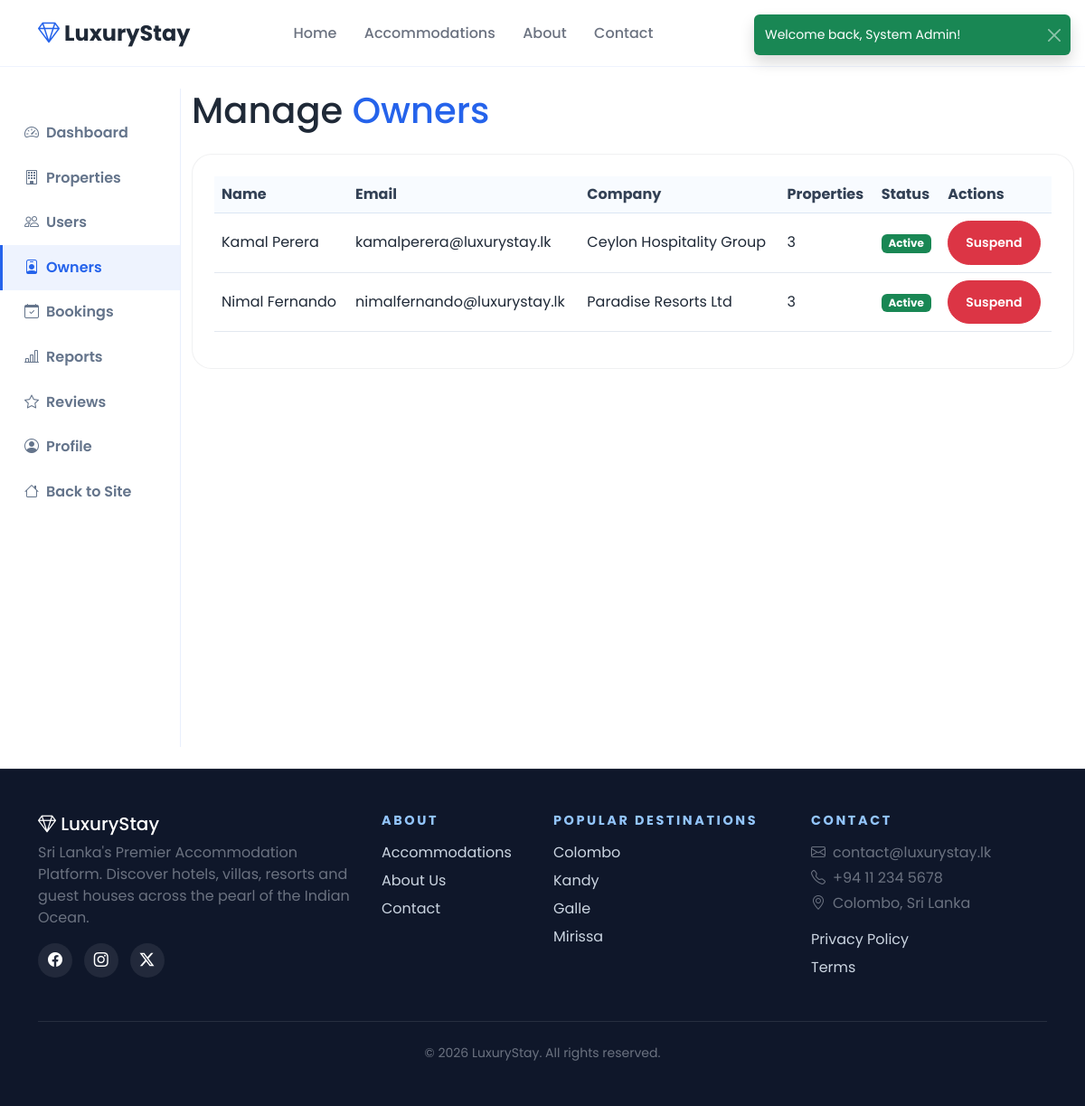
Screenshot of /admin/owners.php (signed in) with the database file from the repository.
### tables this page shows
CREATE TABLE owners (
    id INT AUTO_INCREMENT PRIMARY KEY,
    name VARCHAR(100) NOT NULL,
    email VARCHAR(150) NOT NULL UNIQUE,
    phone VARCHAR(20),
    address VARCHAR(255) NULL,
    profile_image VARCHAR(255) NULL,
    password VARCHAR(255) NOT NULL,
    company_name VARCHAR(150),
    status ENUM('active','suspended','pending') DEFAULT 'pending',
    created_at TIMESTAMP DEFAULT CURRENT_TIMESTAMP
);

### includes/functions.php (called while the page is built, shortened)
<?php
function e(?string $str): string
{
    return htmlspecialchars($str ?? '', ENT_QUOTES, 'UTF-8');
}

### admin/owners.php (the view, shortened to what this page needs)
<?php
$db = getDB();
$owners = $db->query("SELECT o.*, (SELECT COUNT(*) FROM properties WHERE owner_id = o.id) as prop_count FROM owners o ORDER BY o.created_at DESC")->fetchAll();
require_once __DIR__ . '/../includes/header.php';
?>
<div class="container-fluid py-4">
    <div class="row">
        <?php require_once __DIR__ . '/../includes/dashboard-sidebar.php'; ?>
        <div class="col-lg-10">
            <h1 class="mb-4">Manage <span class="text-gold">Owners</span></h1>
            <div class="luxury-card p-4 table-responsive">
                <table class="table table-dark">
                    <thead><tr><th>Name</th><th>Email</th><th>Company</th><th>Properties</th><th>Status</th><th>Actions</th></tr></thead>
                    <tbody>
                        <?php foreach ($owners as $o): ?>
                        <tr>
                            <td><?= e($o['name']) ?></td>
                            <td><?= e($o['email']) ?></td>
                            <td><?= e($o['company_name']) ?></td>
                            <td><?= $o['prop_count'] ?></td>
                            <td><span class="badge bg-<?= $o['status']==='active'?'success':($o['status']==='pending'?'warning':'danger') ?>"><?= ucfirst($o['status']) ?></span></td>
                            <td>
                                <?php if ($o['status'] === 'active'): ?>
                                <form method="POST" class="d-inline"><button name="status" value="suspended" class="btn btn-sm btn-danger">Suspend</button></form>
                                <?php endif; ?>
                            </td>
                        </tr>
                        <?php endforeach; ?>
                    </tbody>
                </table>
            </div>
        </div>
    </div>
</div>
<?php require_once __DIR__ . '/../includes/footer.php'; ?>

### assets/css/style.css (style rules this page uses)
:root { --primary: #2563EB; --primary-dark: #1D4ED8; --primary-soft: #EFF6FF; --sky-soft: #E0F2FE; --surface: #F8FAFC; --text: #1F2937; --muted: #6B7280; --border: rgba(37, 99, 235, 0.14); --shadow: 0 18px 45px rgba(15, 23, 42, 0.12); --soft-shadow: 0 14px 34px rgba(15, 23, 42, 0.08); --dark-surface: #F8FAFC; --radius: 22px; }
* { box-sizing: border-box; }
html { scroll-behavior: smooth; }
body { font-family: 'Poppins', sans-serif; background: #ffffff !important; color: var(--text) !important; cursor: default; min-height: 100vh; display: flex; flex-direction: column; }
h1, h2, h3, h4, h5, .luxury-brand, .hero-title, .section-title { font-family: 'Poppins', sans-serif; }
.text-gold { color: var(--primary) !important; }
.btn { border-radius: 999px; padding: 0.8rem 1.2rem; font-weight: 600; transition: transform 0.25s ease, box-shadow 0.25s ease, background 0.25s ease; }
.luxury-card { background: #ffffff; border: 1px solid rgba(15, 23, 42, 0.06); border-radius: var(--radius); overflow: hidden; transition: transform 0.3s ease, box-shadow 0.3s ease; }
.table.table-dark, .table-dark { --bs-table-color: var(--text); --bs-table-bg: #ffffff; --bs-table-border-color: #e2e8f0; --bs-table-striped-bg: #f8fbff; --bs-table-striped-color: var(--text); --bs-table-hover-bg: #eff6ff; --bs-table-hover-color: var(--text); color: var(--text); border-color: #e2e8f0; }
.table-dark thead th, .table-dark th { background: #f8fbff; color: #334155; border-bottom-color: #dbe6f3; }
.table-dark td { border-color: #e2e8f0; vertical-align: middle; }
body, body.home-page, body.properties-page, body.property-page, body.admin-page, body.owner-page, body.user-page { background: #ffffff !important; color: var(--text) !important; }

### rows the page displays
owners: name "Kamal Perera", email "kamalperera@luxurystay.lk", company_name "Ceylon Hospitality Group", prop_count "3", status "Active"
owners: name "Nimal Fernando", email "nimalfernando@luxurystay.lk", company_name "Paradise Resorts Ltd", prop_count "3", status "Active"

### other values shown
$flash['message'] "Welcome back, System Admin!"
APP_NAME "LuxuryStay"
APP_TAGLINE "Sri Lanka's Premier Accommodation Platform"
